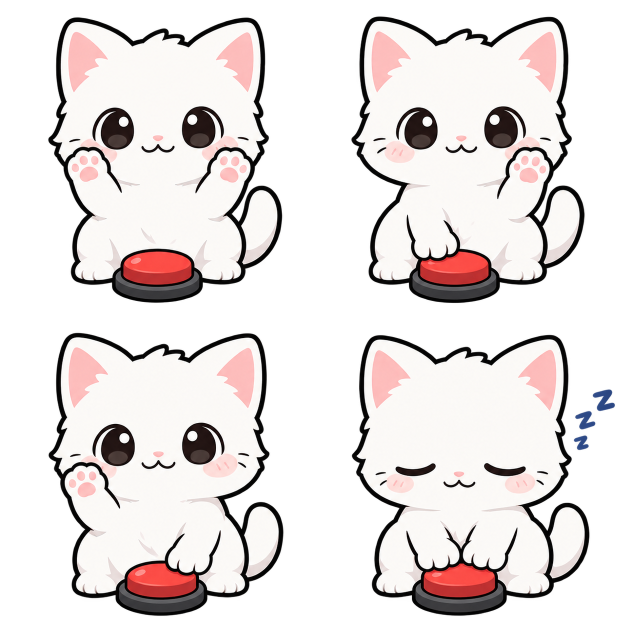
#> input picture week-03/art/sheet.png, 1254 x 1254 px (shown at 1/2 size)
$ python cut.py
#> lines starting #> are read from the running program, lines starting #| are printed output that depends on the picture
# art/sheet.png 를 4칸으로 잘라 art/pose1.png ~ pose4.png 로 저장한다.
# 실행: .venv\Scripts\python.exe cut.py

from pathlib import Path

from PIL import Image

ART = Path(__file__).parent / "art"
SIZE = 150          # 펫 그림 한 장의 가로세로 (픽셀)
FAINT = 16          # 이보다 흐린 점은 빈 곳으로 본다 (가장자리 얼룩 지우기)

sheet = Image.open(ART / "sheet.png").convert("RGBA")
#> sheet is the input picture: PIL image 1254x1254 RGBA; mean R, G, B, A 111.6, 105.5, 104.6, 134.9
cell = sheet.width // 2
#> cell = 627

# ① 왼쪽 위 · 두 손  ② 오른쪽 위 · 오른손  ③ 왼쪽 아래 · 왼손  ④ 오른쪽 아래 · 졸기
corners = [(0, 0), (cell, 0), (0, cell), (cell, cell)]
#> corners = [(0, 0), (627, 0), (0, 627), (627, 627)]

poses = []
for x, y in corners:
    pose = sheet.crop((x, y, x + cell, y + cell))
    alpha = pose.getchannel("A").point(lambda v: v if v > FAINT else 0)
    pose.putalpha(alpha)
    poses.append(pose.crop(alpha.getbbox()))
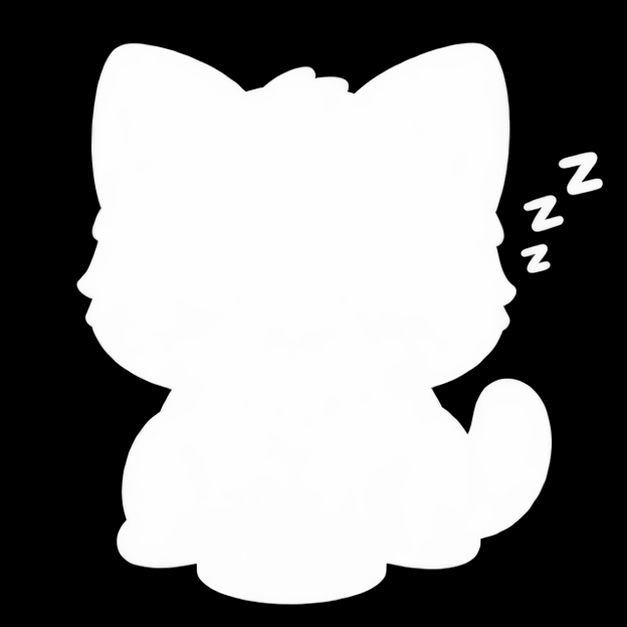
#> alpha: PIL image 627x627 L; min 0, max 255, mean 134.7
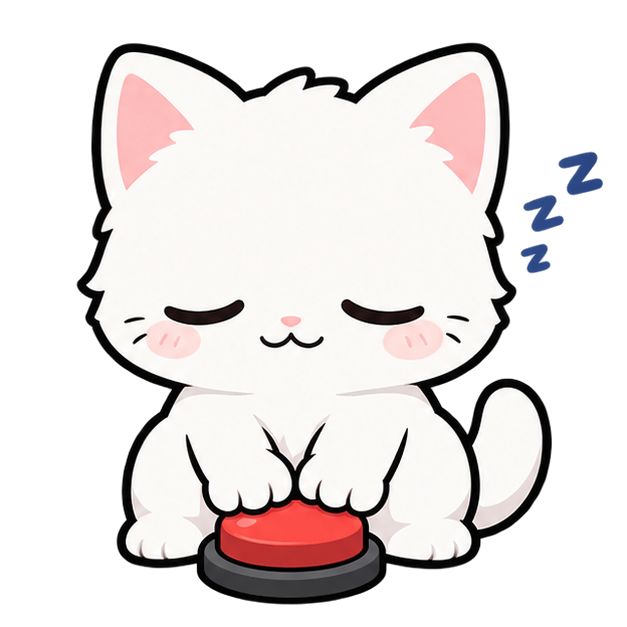
#> pose: PIL image 627x627 RGBA; mean R, G, B, A 113.1, 107.5, 107, 134.7; transparent parts drawn white
#> after the loop, poses = 4 items

# 4장을 같은 크기 캔버스에 왼쪽·아래를 맞춰 놓는다.
# 그래야 그림이 바뀔 때 고양이가 옆으로 흔들리지 않는다 (④ 는 Zzz 때문에 오른쪽이 더 넓다).
width = max(p.width for p in poses)
#> width = 527
height = max(p.height for p in poses)
#> height = 574
scale = SIZE / max(width, height)
#> scale = 0.261

for number, pose in enumerate(poses, start=1):
    canvas = Image.new("RGBA", (width, height))
    canvas.paste(pose, (0, height - pose.height))
    small = canvas.resize((round(width * scale), round(height * scale)), Image.LANCZOS)

    out = Image.new("RGBA", (SIZE, SIZE))
    out.paste(small, ((SIZE - small.width) // 2, SIZE - small.height))
    out.save(ART / f"pose{number}.png")
    print(f"pose{number}.png 저장")
#> this loop made 4 passes
#| pose1.png 저장
#| pose2.png 저장
#| pose3.png 저장
#| pose4.png 저장
#> pass 1, `small = canvas.resize((round(width * scale), round(height * scale)), I..`:
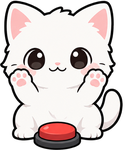
#> small: PIL image 138x150 RGBA; mean R, G, B, A 144.7, 136.2, 134.9, 176.4; transparent parts drawn white
#> pass 1, `out.save(ART / f"pose{number}.png")`:
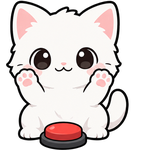
#> saved as pose1.png: PIL image 150x150 RGBA; mean R, G, B, A 133.1, 125.3, 124.1, 162.2; transparent parts drawn white
#> after the loop:
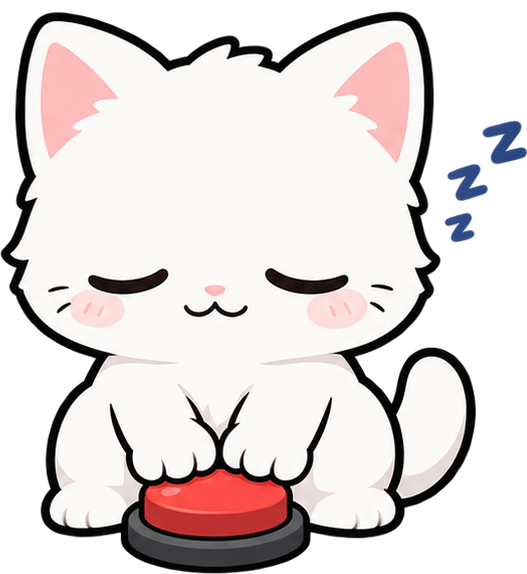
#> canvas: PIL image 527x574 RGBA; mean R, G, B, A 147, 139.7, 139, 175; transparent parts drawn white
#> after the loop:
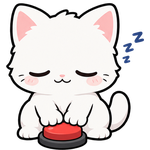
#> out: PIL image 150x150 RGBA; mean R, G, B, A 134.5, 127.9, 127.7, 161.1; transparent parts drawn white
#> after the loop:
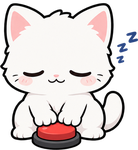
#> small: PIL image 138x150 RGBA; mean R, G, B, A 146.2, 139, 138.8, 175.1; transparent parts drawn white
